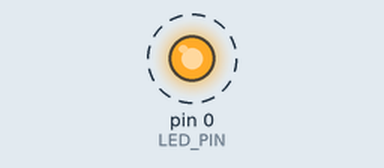
Simulated run of this sketch. Board: Arduino Uno, built with avr-gcc and run on an emulated ATmega328P. On the bench: output pins drawn as LEDs (lit = HIGH). Dashed ring = blinking.

Above: at 0.5 s.
Timing chart, 0 to 4.6 s (numbered marks = the images above):
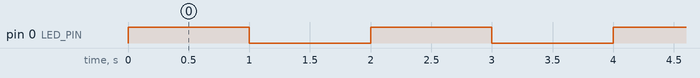

Measured:
- by itself, pin 0 (LED_PIN): alternates HIGH for 1.0 s and LOW for 1.0 s

The sketch:

Experimento_01_-_LED_Piscante_-_Porta_Digital__Blink_.ino
```cpp
/* Curso de Bacharelado em Engenharia Elétrica - UNIFAP
 * Autores:
 *      - Lucas Almeida de Abreu;
 *      - Lucas do Nascimento Raiol;
 *      - Nathália de Castro Nascimento;
 * Data: 21/05/2022
 * Descrição:
 *     LED Piscante - Porta Digital (Blink)
 * Projeto do circuito em:
 *    https://www.tinkercad.com/things/kyVJ7G0i7MZ
 ------------------------------------------------------- */

// Definindo constantes
#define LED_PIN 0             // Define a constante do pino do LED
// Definindo a estrutura de funções
void blink(void);             // Função para alternar o estado de saida do LED

void setup() {
    pinMode(LED_PIN, OUTPUT); // Configura o pino do LED como saída
}

void loop() {
    blink();
}

void blink() {
    digitalWrite(LED_PIN, !digitalRead(LED_PIN)); // Alterna o estado do LED
    delay(1000);                                  // Aguarda 1 segundo
}
```
